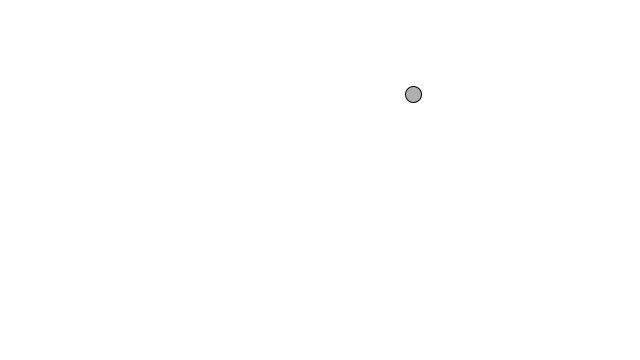
Frame 1 (no input)
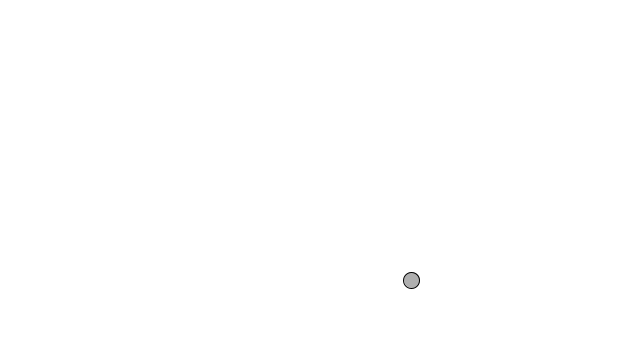
Frame 60 (the mouse pressed at the canvas centre just before this capture)
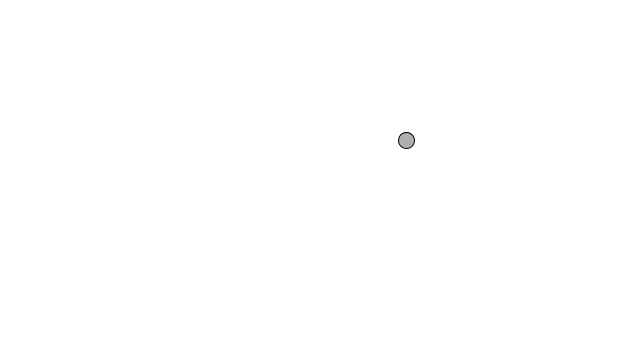
Frame 120 (the mouse held since frame 60 and released just before this capture)

The Processing sketch that drew these frames (run headless with seeded random() and noise(); from frame 60 on, the mouse is pressed at the canvas centre):

// Processing sketch: bouncingBall2DMoverClass
// ── bouncingBall2DMoverClass.pde
int ballSize = 16;
Mover mov;

class Mover{
 PVector location;
 PVector velocity;
 PVector acceleration;
 float topSpeed;
 
 Mover(){
   location = new PVector(random(width), random(height)); 
   velocity = new PVector(0, 0);
   acceleration = new PVector(-0.001, 001);
   topSpeed = 10.0;
 }
 void update(){
   velocity.add(acceleration);
   velocity.limit(topSpeed);
   location.add(velocity);
 }
 
 void display(){
  stroke(0);
  fill(175);
  ellipse(location.x, location.y, ballSize, ballSize);
 }
 
 void checkEdges(){
   if (location.x > width) location.x = 0;
   else if (location.x < 0) location.x = width;
   if (location.y > height) location.y = 0;
   else if (location.y < 0) location.y = height;
 }
}

class PVector {
 float x;
 float y;
 
 PVector(float x_, float y_) {
  x = x_;
  y = y_;
 }
 
 void add (PVector v) {
  x = x + v.x;
  y = y + v.y;
 }
 
 void limit(float maxVelocity){
   if (x > maxVelocity) x = maxVelocity; 
   if (y > maxVelocity) y = maxVelocity;
 }
}

void setup(){
 size(640, 360);
 mov = new Mover();
}

void draw(){
 background(255);
 mov.update();
 mov.checkEdges();
 mov.display();
}
